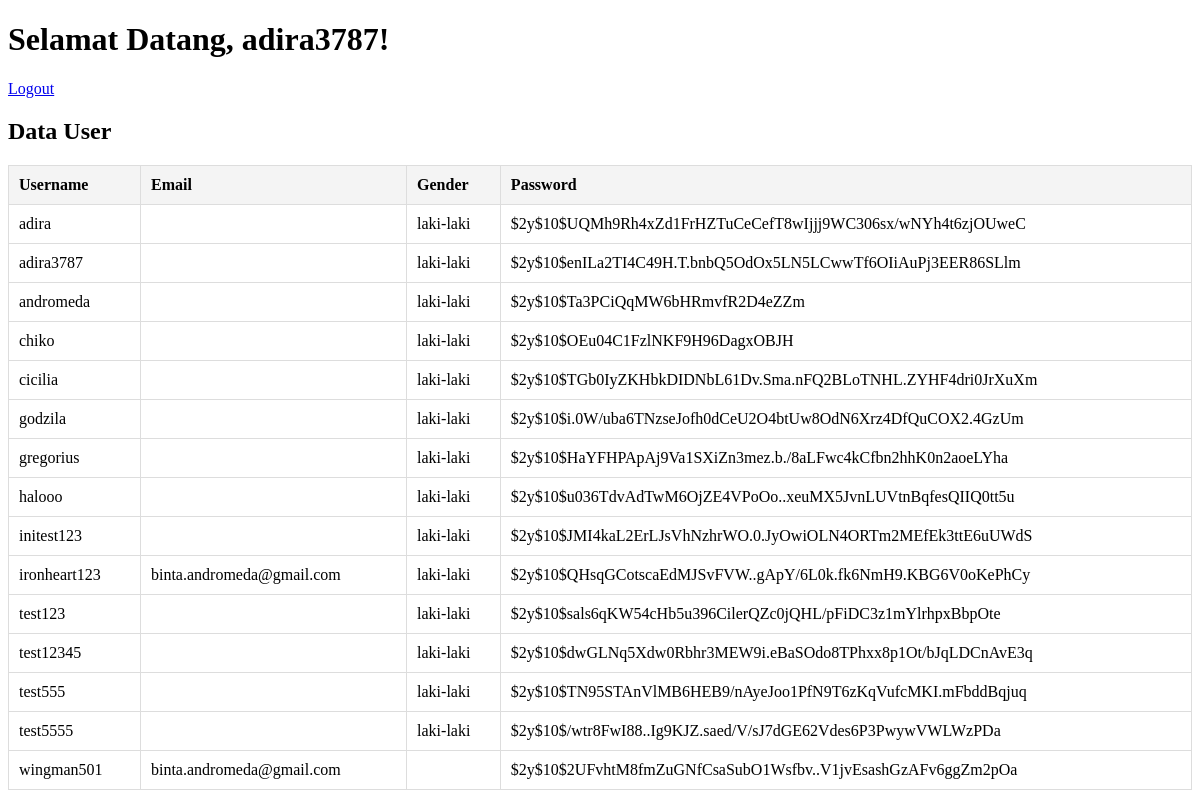
Page /featurePage/dashboard.php (signed in) on the committed database.
### tables this page shows
CREATE TABLE `users_account` (
  `username` varchar(32) NOT NULL,
  `password` varchar(255) NOT NULL,
  `email` varchar(255) NOT NULL,
  `gender` enum('laki-laki','perempuan') NOT NULL
);

### featurePage/dashboard.php (the view, shortened to what this page needs)
<?php
$db = new Database();
$connection = $db->connect();
$query = $connection->prepare("SELECT * FROM users_account");
$query->execute();
$result = $query->fetchAll(PDO::FETCH_ASSOC);
?>
<!DOCTYPE html>
<html lang="en">
<head>
</head>
<body>
    <h1>Selamat Datang, <?php echo htmlspecialchars($_SESSION['username']); ?>!</h1>
    <a href="#" id="logout-link">Logout</a>
    <h2>Data User</h2>
    <table>
        <thead>
            <tr>
                <th>Username</th>
                <th>Email</th>
                <th>Gender</th>
                <th>Password</th>
            </tr>
        </thead>
        <tbody>
            <?php foreach ($result as $user): ?>
                <tr>
                    <td><?php echo htmlspecialchars($user['username']); ?></td>
                    <td><?php echo htmlspecialchars($user['email']); ?></td>
                    <td><?php echo htmlspecialchars($user['gender']); ?></td>
                    <td><?php echo htmlspecialchars($user['password']); ?></td>
                </tr>
            <?php endforeach; ?>
        </tbody>
    </table>
</body>
</html>

### featurePage/dashboard.php (style rules this page uses)
table { width: 100%; border-collapse: collapse; margin-top: 20px; }
table, th, td { border: 1px solid #ddd; }
th, td { padding: 10px; text-align: left; }
th { background-color: #f4f4f4; }

### rows in the picture
users_account: username "adira", gender "laki-laki", password "$2y$10$UQMh9Rh4xZd1FrHZTuCeCefT8wIjjj9WC306sx/wNYh4t6zjOUweC"
users_account: username "adira3787", gender "laki-laki", password "$2y$10$enILa2TI4C49H.T.bnbQ5OdOx5LN5LCwwTf6OIiAuPj3EER86SLlm"
users_account: username "andromeda", gender "laki-laki", password "$2y$10$Ta3PCiQqMW6bHRmvfR2D4eZZm"
users_account: username "chiko", gender "laki-laki", password "$2y$10$OEu04C1FzlNKF9H96DagxOBJH"
users_account: username "cicilia", gender "laki-laki", password "$2y$10$TGb0IyZKHbkDIDNbL61Dv.Sma.nFQ2BLoTNHL.ZYHF4dri0JrXuXm"
users_account: username "godzila", gender "laki-laki", password "$2y$10$i.0W/uba6TNzseJofh0dCeU2O4btUw8OdN6Xrz4DfQuCOX2.4GzUm"
users_account: username "gregorius", gender "laki-laki", password "$2y$10$HaYFHPApAj9Va1SXiZn3mez.b./8aLFwc4kCfbn2hhK0n2aoeLYha"
users_account: username "halooo", gender "laki-laki", password "$2y$10$u036TdvAdTwM6OjZE4VPoOo..xeuMX5JvnLUVtnBqfesQIIQ0tt5u"
users_account: username "initest123", gender "laki-laki", password "$2y$10$JMI4kaL2ErLJsVhNzhrWO.0.JyOwiOLN4ORTm2MEfEk3ttE6uUWdS"
users_account: username "ironheart123", email "binta.andromeda@gmail.com", gender "laki-laki", password "$2y$10$QHsqGCotscaEdMJSvFVW..gApY/6L0k.fk6NmH9.KBG6V0oKePhCy"
users_account: username "test123", gender "laki-laki", password "$2y$10$sals6qKW54cHb5u396CilerQZc0jQHL/pFiDC3z1mYlrhpxBbpOte"
users_account: username "test12345", gender "laki-laki", password "$2y$10$dwGLNq5Xdw0Rbhr3MEW9i.eBaSOdo8TPhxx8p1Ot/bJqLDCnAvE3q"
users_account: username "test555", gender "laki-laki", password "$2y$10$TN95STAnVlMB6HEB9/nAyeJoo1PfN9T6zKqVufcMKI.mFbddBqjuq"
users_account: username "test5555", gender "laki-laki", password "$2y$10$/wtr8FwI88..Ig9KJZ.saed/V/sJ7dGE62Vdes6P3PwywVWLWzPDa"
users_account: username "wingman501", email "binta.andromeda@gmail.com", password "$2y$10$2UFvhtM8fmZuGNfCsaSubO1Wsfbv..V1jvEsashGzAFv6ggZm2pOa"

### other values in the picture
$_SESSION['username'] "adira3787"
